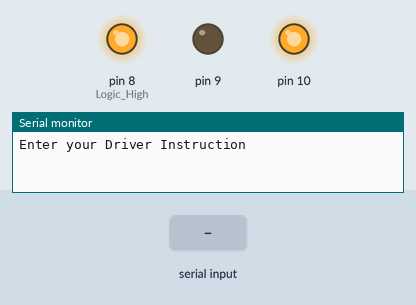
This sketch was run on a simulated Arduino Uno, built with avr-gcc and run on an emulated ATmega328P. Shown: output pins drawn as LEDs (lit = HIGH), the last lines printed to the serial monitor. Inputs (shaded band) come from the test bench.

Above: at 1.2 s.
1.3 s: "90,45\n" received over Serial
At 2.7 s:
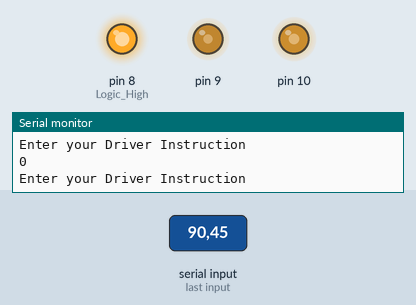
Timing chart, 0 to 4.3 s (numbered marks = the images above; inputs shaded):
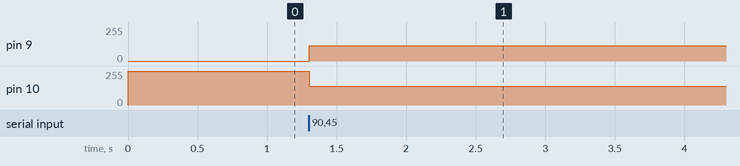

The sketch:

PWM_Generator.ino
```cpp
#include <TimerOne.h>
#define PWM1 9   // Pin for PWM 1
#define PWM 10   // Pin for PWM 2
int DC1 = 563.2;   // Intitial Duty cycle of 50%
int DC2 = 460.8;
int frqncy;   // Frequency Variable. Initial values of 50kHz
int driver = 0;

void setup() {
  // put your setup code here, to run once:
pinMode(8,OUTPUT); // Logic High
digitalWrite(8,HIGH);
pinMode(7,INPUT);  // Brakes
pinMode(6,INPUT);  // Right Indicator
pinMode(5,INPUT);  // Left Indicator

Serial.begin(9600);
Timer1.initialize(20); //NB LINE: Set the PWM frequency to 85 kHz
Timer1. pwm(PWM, DC1); // Set the initial duty cycle
Timer1. pwm(PWM1, DC2); //Set initial duty cycle
TCCR1A = 0b10110000 | (TCCR1A & 0b00001111) ; // invert pins
}

void loop() {
  // put your main code here, to run repeatedly:

  Serial.println("Enter your Driver Instruction");

  while (Serial.available()==0)
  {                                       //Wait for user input

  }
  driver = Serial.parseInt();

  if(driver == 1){
    frqncy = 20; //50kHz
  }
  else if(driver == 2){
    frqncy = 18.18; //55kHz
  }
  else if(driver == 3){
    frqncy = 16.67; // 60kHz
  }
  else if(driver == 4){
    frqncy = 15.38; // 65kHz
  }
  else if(driver == 5){
    frqncy = 14.28; // 70kHz
  }
  else if(driver == 6){
    frqncy = 13.33; // 75kHz
  }
  else if(driver == 7){
    frqncy = 12.5; // 80kHz
  }
  else if(driver == 8){
    frqncy = 11.76; // 85kHz
  }
  else if(driver == 9){
    frqncy = 50; // 20kHz
  }
  else if(driver == 10){
    frqncy = 33; // 30kHz
  }
  else if(driver == 11){
    frqncy = 25; // 40kHz
  }

  else if(driver == 12){
    frqncy = 22; // 45kHz
  }

  Timer1.setPeriod(frqncy);
  Serial.println(frqncy);
  Timer1.pwm(PWM, DC1); //Update Duty Cycle
  Timer1.pwm(PWM1, DC2); //Update Duty Cycle
 // delay(1000);
}
```

Measured:
- after the input at 1.3 s, pin 9: 0/255 → 115/255 at once; pin 10: 255/255 → 140/255 at once
